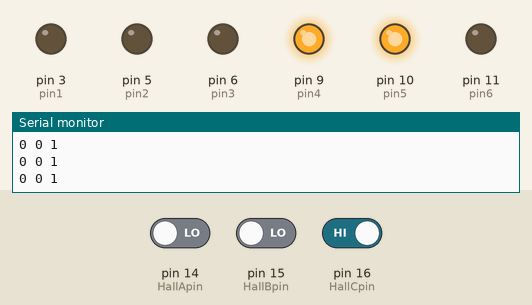
Recording of a sketch running on a simulated Arduino Uno, built with avr-gcc and run on an emulated ATmega328P. Shown: output pins drawn as LEDs (lit = HIGH), the last lines printed to the serial monitor. The test bench sets the inputs (shaded band); at power-on: pin 14 (HallApin) LOW, pin 16 (HallCpin) HIGH, pin 15 (HallBpin) LOW.

Above: at 1.2 s.
1.3 s: pin 14 (HallApin) driven HIGH
At 1.9 s:
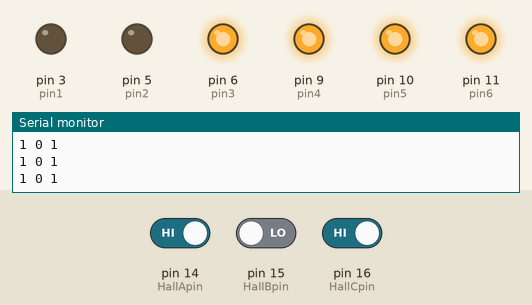
2.8 s: pin 16 (HallCpin) driven LOW
At 4.0 s:
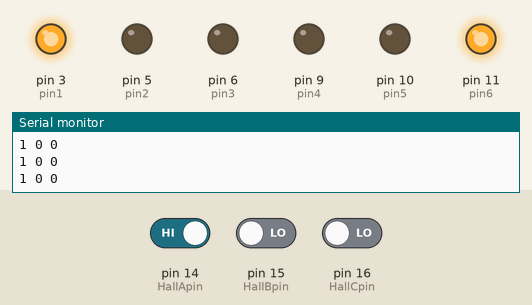
4.3 s: pin 15 (HallBpin) driven HIGH
At 5.2 s:
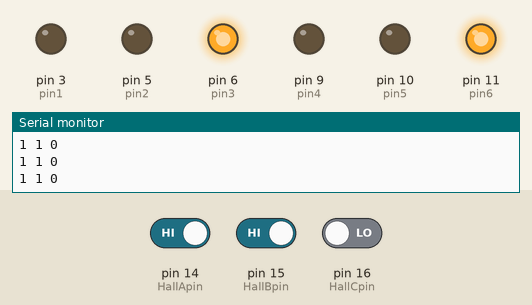
5.8 s: pin 14 (HallApin) driven LOW
At 6.6 s:
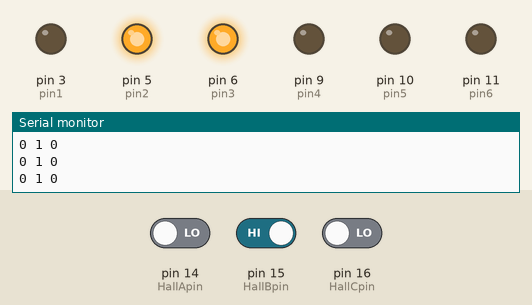
7.3 s: pin 16 (HallCpin) driven HIGH
At 7.6 s:
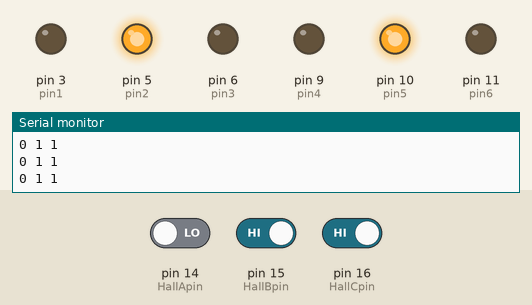
8.8 s: pin 15 (HallBpin) driven LOW
At 9.9 s:
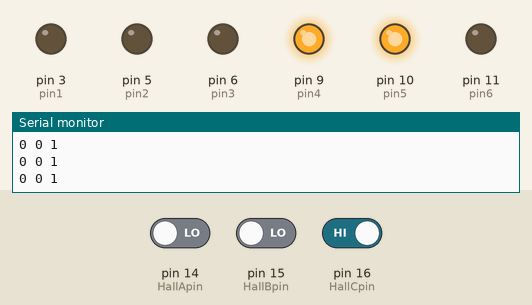
Timing chart, 0 to 11.8 s (numbered marks = the images above; inputs shaded):
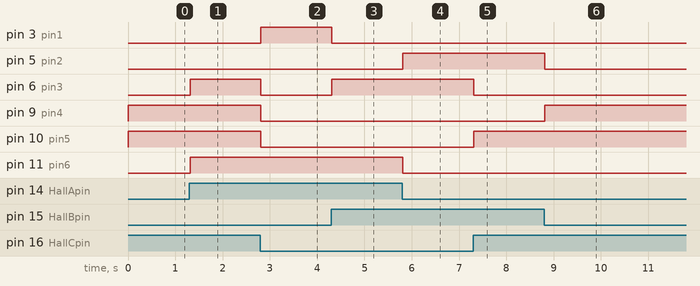

Measured:
- after the input at 1.3 s, pin 6 (pin3), pin 11 (pin6): LOW → HIGH at once
- after the input at 2.8 s, pin 3 (pin1): LOW → HIGH at once; pin 6 (pin3), pin 9 (pin4), pin 10 (pin5): HIGH → LOW at once
- after the input at 4.3 s, pin 3 (pin1): HIGH → LOW at once; pin 6 (pin3): LOW → HIGH at once
- after the input at 5.8 s, pin 5 (pin2): LOW → HIGH at once; pin 11 (pin6): HIGH → LOW at once
- after the input at 7.3 s, pin 6 (pin3): HIGH → LOW at once; pin 10 (pin5): LOW → HIGH at once
- after the input at 8.8 s, pin 5 (pin2): HIGH → LOW at once; pin 9 (pin4): LOW → HIGH at once

The sketch:

ir2110_irfz44n_bldc_driver.ino
```cpp
const int HallApin = 14;
const int HallBpin = 15;
const int HallCpin = 16;
int pin1 = 3;
int pin2 = 5;
int pin3 = 6;
int pin4 = 9;
int pin5 = 10;
int pin6 = 11;

int valo = 255;
int del = 100;
int HallAState = 0;
int HallBState = 0;
int HallCState = 0;
void setup() {
  // put your setup code here, to run once:
  Serial.begin(9600);
  pinMode(HallApin, INPUT);
  pinMode(HallBpin, INPUT);
  pinMode(HallCpin, INPUT);
  pinMode(pin1, OUTPUT);
  pinMode(pin2, OUTPUT);
  pinMode(pin3, OUTPUT);
  pinMode(pin4, OUTPUT);
  pinMode(pin5, OUTPUT);
  pinMode(pin6, OUTPUT);
}

void loop() {
  // put your main code here, to run repeatedly:
  HallAState = digitalRead(HallApin);
  HallBState = digitalRead(HallBpin);
  HallCState = digitalRead(HallCpin);
  Serial.print(HallAState);
  Serial.print(" ");
  Serial.print(HallBState);
  Serial.print(" ");
  Serial.print(HallCState);
  Serial.println(" ");
  //


  if (HallAState == HIGH && HallBState == HIGH && HallCState == LOW) {//first
    analogWrite(pin1, 0);
    analogWrite(pin2, 0);
    analogWrite(pin3, valo);
    analogWrite(pin4, 0);
    analogWrite(pin5, 0);
    analogWrite(pin6, valo);
  }

  else if (HallAState == LOW && HallBState == HIGH && HallCState == LOW) {//second
    analogWrite(pin1, 0);
    analogWrite(pin2, valo);
    analogWrite(pin3, valo);
    analogWrite(pin4, 0);
    analogWrite(pin5, 0);
    analogWrite(pin6, 0);
  }
  else if (HallAState == LOW && HallBState == HIGH && HallCState == HIGH) {//third
    analogWrite(pin1, 0);
    analogWrite(pin2, valo);
    analogWrite(pin3, 0);
    analogWrite(pin4, 0);
    analogWrite(pin5, valo);
    analogWrite(pin6, 0);
  }
  else if (HallAState == LOW && HallBState == LOW && HallCState == HIGH) {//forth
    analogWrite(pin1, 0);
    analogWrite(pin2, 0);
    analogWrite(pin3, 0);
    analogWrite(pin4, valo);
    analogWrite(pin5, valo);
    analogWrite(pin6, 0);
  }
  else if (HallAState == HIGH && HallBState == LOW && HallCState == HIGH) {//5
    analogWrite(pin1, 0);
    analogWrite(pin2, 0);
    analogWrite(pin3, valo);
    analogWrite(pin4, valo);
    analogWrite(pin5, valo);
    analogWrite(pin6, valo);
  }  else if (HallAState == HIGH && HallBState == LOW && HallCState == LOW) {
    analogWrite(pin1, valo);
    analogWrite(pin2, 0);
    analogWrite(pin3, 0);
    analogWrite(pin4, 0);
    analogWrite(pin5, 0);
    analogWrite(pin6, valo);
  }

}
```
